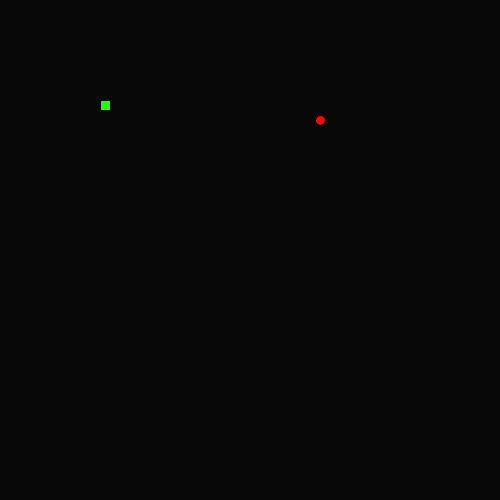
Frame 1 (no input)
Frame 60 (the mouse pressed at the canvas centre just before this capture): identical to frame 1, image omitted
Frame 120 (the mouse held since frame 60 and released just before this capture): identical to frame 1, image omitted

The Processing sketch that drew this single still picture (run headless with seeded random() and noise(); from frame 60 on, the mouse is pressed at the canvas centre):

// Processing sketch: LeagueSnake
// ── LeagueSnake.pde
//*
// ***** SEGMENT CLASS *****
// This class will be used to represent each part of the moving snake.
//*

class Segment {

//Add x and y member variables. They will hold the corner location of each segment of the snake.
int x;
int y;

// Add a constructor with parameters to initialize each variable.
Segment(int x, int y){
  this.x=x;
  this.y=y;
}


}


//*
// ***** GAME VARIABLES *****
// All the game variables that will be shared by the game methods are here
//*
Segment sHead;
int foodX;
int foodY;
int sDirection=UP;
int foodEaten=0;

//*
// ***** SETUP METHODS *****
// These methods are called at the start of the game.
//*

void setup() {
size(500,500);
sHead = new Segment(100,100);
frameRate(20);
dropFood();
}

void dropFood() {
  //Set the food in a new random location
   foodX = ((int)random(50)*10);
   foodY = ((int)random(50)*10);
}



//*
// ***** DRAW METHODS *****
// These methods are used to draw the snake and its food 
//*

void draw() {
  background(#080808);
  //move();
  drawFood();
  drawSnake();
}

void drawFood() {
  //Draw the food
  fill(#FF0505);
  ellipse(foodX,foodY,10,10);
}

void drawSnake() {
  //Draw the head of the snake followed by its tail
  fill(#1FFF03);
  rect(sHead.x,sHead.y,10,10);
}


//*
// ***** TAIL MANAGEMENT METHODS *****
// These methods make sure the tail is the correct length.
//*

void drawTail() {
  //Draw each segment of the tail 

}

void manageTail() {
  //After drawing the tail, add a new segment at the "start" of the tail and remove the one at the "end" 
  //This produces the illusion of the snake tail moving.
  
}

void checkTailCollision() {
  //If the snake crosses its own tail, shrink the tail back to one segment
  
}



//*
// ***** CONTROL METHODS *****
// These methods are used to change what is happening to the snake
//*

void keyPressed() {
  //Set the direction of the snake according to the arrow keys pressed
  if(keyCode==UP){
   sDirection=keyCode; 
  }
    if(keyCode==DOWN){
   sDirection=keyCode; 
  }
    if(keyCode==RIGHT){
   sDirection=keyCode; 
  }
    if(keyCode==LEFT){
   sDirection=keyCode; 
  }
}

void move() {
  //Change the location of the Snake head based on the direction it is moving.
  
    
  switch(sDirection) {
  case UP:
    // move head up here 
    break;
  case DOWN:
    // move head down here 
    break;
  case LEFT:
   // figure it out 
    break;
  case RIGHT:
    // mystery code goes here 
    break;
  }
  checkBoundaries();
}

void checkBoundaries() {
 //If the snake leaves the frame, make it reappear on the other side
 if(sHead.x>width){
  sHead.x = 0; 
 }
 if(sHead.x<width){
  sHead.x = 500; 
 }
 if(sHead.y>height){
  sHead.y=0; 
 }
  if(sHead.y<height){
  sHead.y=500; 
 }
}



void eat() {
  //When the snake eats the food, its tail should grow and more food appear

}
